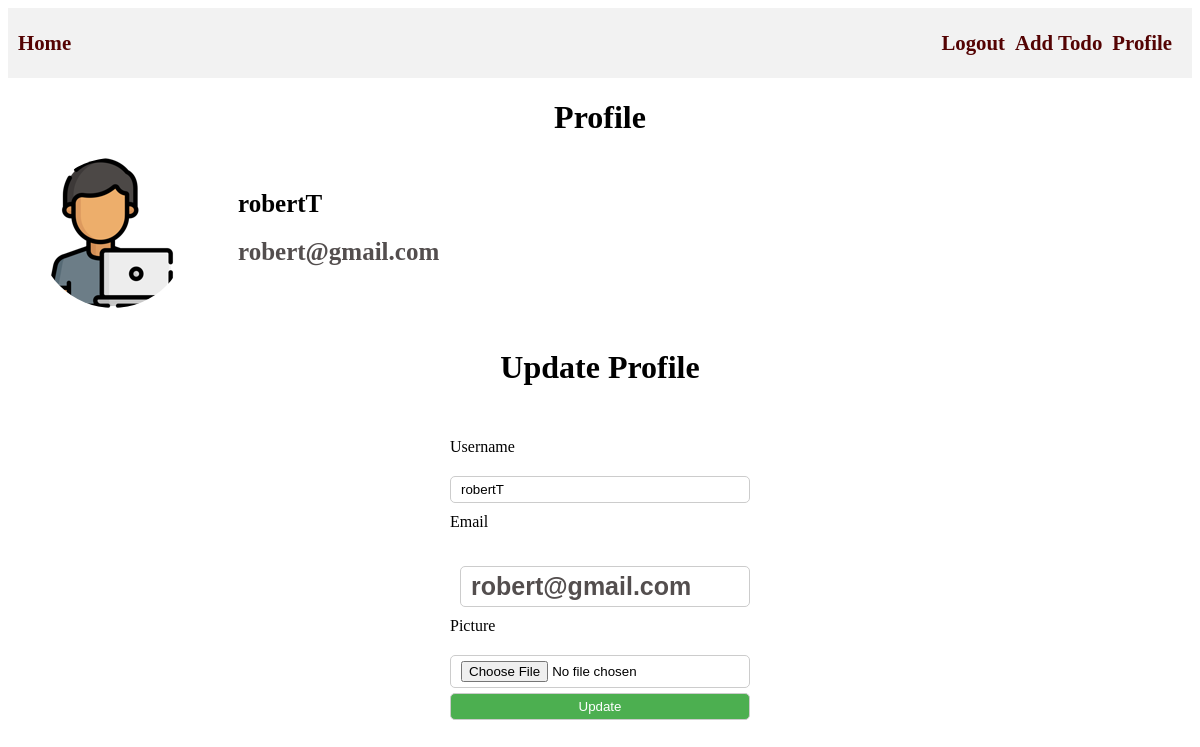
The app's page /profile (signed in) with its own data.
### todo_app/models.py (models this page shows, shortened)
class User(db.Model, UserMixin):
    id = db.Column(db.Integer, primary_key=True)
    username = db.Column(db.String(20), unique=True, nullable=False)
    email = db.Column(db.String(120), unique=True, nullable=False)
    image_file = db.Column(db.String(20), nullable=False, default='default.jpg')
    password = db.Column(db.String(60), nullable=False)
    todos = db.relationship('Todo', backref='owner', lazy=True)

### todo_app/routes.py (the view, shortened to what this page needs)
@app.route('/profile' , methods=['GET', 'POST'])
@login_required
def profile():
    form = UpdateProfileForm()
    if request.method == 'GET':
        form.username.data = current_user.username
        form.email.data = current_user.email
    return render_template('profile.html', title='Profile',form=form)

### todo_app/forms.py (shortened to what this page needs)
class UpdateProfileForm(FlaskForm):
    username = StringField('Username', validators=[DataRequired(), Length(min=2, max=20)])
    email = StringField('Email', validators=[DataRequired(), Email()])
    image_file = FileField('Picture', validators=[Optional(), FileAllowed(['jpg', 'png'])])
    submit = SubmitField('Update')

### todo_app/routes.py (called while the page is built)
@login_manager.user_loader
def load_user(user_id):
    return User.query.get(int(user_id))

### todo_app/templates/profile.html (shortened to what this page needs)
{%extends 'base.html'%}
{%block content%}
    <h1>Profile</h1>
    {%if current_user.is_authenticated%}
    <div class="profile">
        <img src="{{url_for('static', filename='profile_pics/' + current_user.image_file)}}"  alt="profile picture">
        <div class="profile-info">
            <p> {{current_user.username}}</p>
            <p id="email">{{current_user.email}}</p>
        </div>
    </div>
    <div class="update-profile">
        <h1>Update Profile</h1>
        <form action="" method="POST" enctype="multipart/form-data">
            {{ form.username.label(class="form-label") }}
            {%if form.username.errors%}
                {{ form.username(class="form-control-danger") }}
                {%for error in form.username.errors%}
                    <p class="text-danger">{{error}}</p>
                {%endfor%}
            {%else%}
                {{ form.username(class="form-control") }}
            {%endif%}
            {{ form.email.label(class="form-label") }}
            {%if form.email.errors%}
                {{ form.email(class="form-control-danger") }}
                {%for error in form.email.errors%}
                    <p class="text-danger">{{error}}</p>
                {%endfor%}
            {%else%}
                {{ form.email(class="form-control") }}
            {%endif%}
            {{ form.image_file.label(class="form-label") }}
            {%if form.image_file.errors%}
                {{ form.image_file(class="form-control-danger") }}
                {%for error in form.image_file.errors%}
                    <p class="text-danger">{{error}}</p>
                {%endfor%}
            {%else%}
                {{ form.image_file(class="form-control") }}
            {%endif%}
            {{ form.submit(class="btn ") }}
        </form>
    </div>
    {%else%}
        <p>Not logged in</p>
    {%endif%}
{%endblock%}

### todo_app/templates/profile.html (style rules this page uses)
.form-label { margin-top: 10px; margin-bottom: 15px; }
.form-control { margin-top: 5px; padding: 5px 10px; border: 1px solid #ccc; border-radius: 5px; }
.btn { margin-top: 30px; margin-bottom: 30px; padding: 10px 20px; background-color: #4CAF50; color: white; border: none; border-radius: 5px; cursor: pointer; }
.update-profile { display: flex; flex-direction: column; align-items: center; justify-content: center; margin-top: 20px; }
.update-profile h1 { text-align: center; }
.update-profile form { margin-top: 20px; width: 300px; margin-left: auto; margin-right: auto; display: flex; flex-direction: column; align-items: left; }
.update-profile form label { margin-top: 10px; margin-bottom: 15px; }
.update-profile form input { margin-top: 5px; padding: 5px 10px; border: 1px solid #ccc; border-radius: 5px; }
h1 { text-align: center; }
#email { margin-top: 20px; margin-left: 10px; font-size: 25px; font-weight: bold; color: #534e4e; text-align: left; }
.profile { display: flex; align-items: center; justify-content: left; margin-top: 20px; margin-left: 30px; }
.profile-info { margin-left: 40px; }
.profile-info p { margin: 0; margin-left: 10px; padding: 0; margin-bottom: 10px; font-size: 25px; font-weight: bold; color: #000; text-align: left; }
img { border-radius: 50%; width: 150px; height: 150px; }

### records on screen
User: image_file (picture), username "robertT", email "robert@gmail.com"
